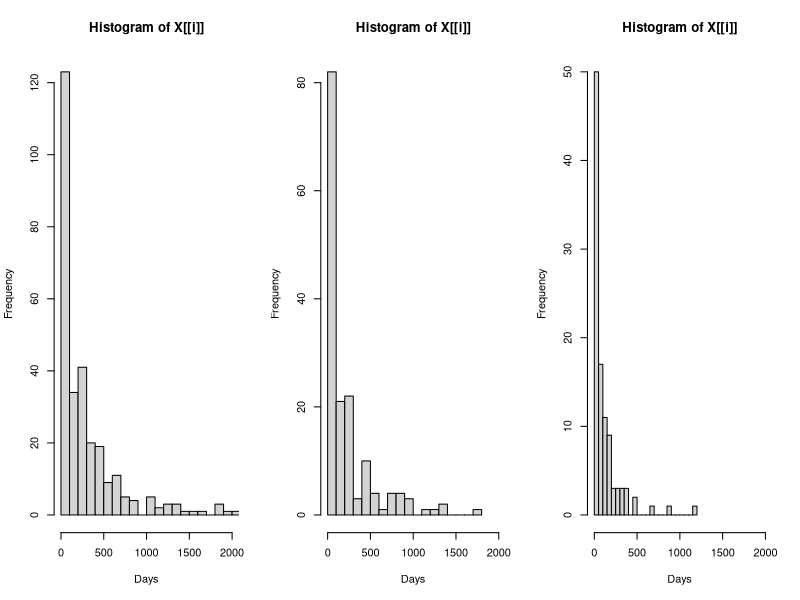
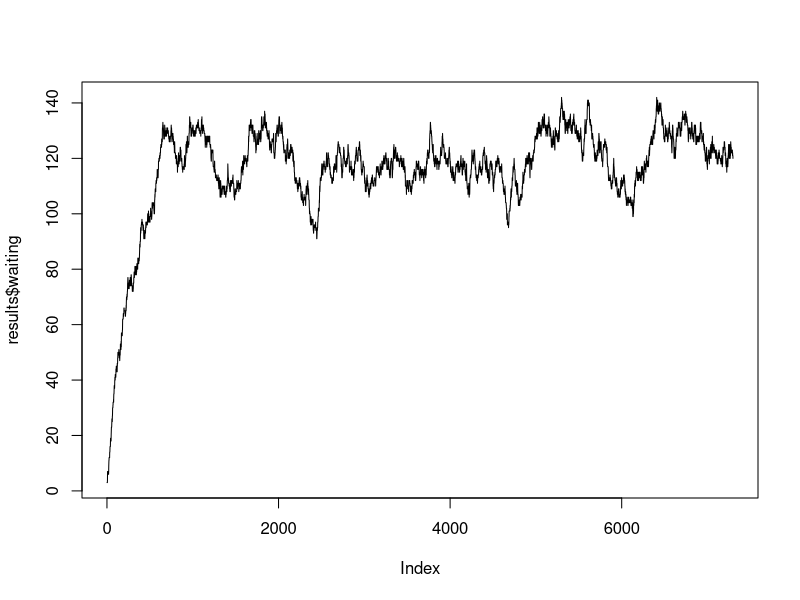

The R source for these figures, in order:
# =====================================================
# example estimation of undiagnosed cases for EQUITY-MS
# -----------------------------------------------------

# inputs

days <- 1095 # 1095 = 3 years
mean_cases_per_day <- 0.5
mean_delay <- c(300, 200, 100) # delay in days for three groups
group_sizes <- c(0.5, 0.3, 0.2)

# make data

cases <- rpois(days, mean_cases_per_day) # cases on each day
n <- sum(cases) # total number of cases
group <- sample(1:3, n, replace = T, prob = group_sizes)
duration_targets <- mean_delay[group]
durations <- rnbinom(n, size = 0.5, mu = duration_targets)

# describe duration by group

mean_duration_by_group <- tapply(durations, INDEX = group, FUN = mean)
tapply(durations, INDEX = group, FUN = quantile, probs = c(0.25, 0.5, 0.75))
par(mfrow = c(1, 3))
lapply(split(durations, group), hist, xlim = c(0, 2000), xlab = "Days", breaks = 20)

# typical number in the community (simple analysis using averages)
# number in community = rates of cases * duration of wait
# e.g if you diagnose 1/day, and the wait is 1 day, there is always 1 in the community
# e.g.if you diagnose 5/day, and the wait is 5 days, there are always 25 in the community

(n/days) * mean(durations) # total in the community
rate_by_group <- table(group) / days
rate_by_group * mean_duration_by_group # total by group

# microsim: ungrouped
# incidence adds to the pool, diagnosis removes them

sim_days <- 20*365
sim_cases <- rpois(sim_days, mean_cases_per_day)
sim_n <- sum(sim_cases)
incident_day <- rep(seq_len(sim_days), sim_cases)
diagnosis_day <- incident_day + sample(durations, sim_n, replace = T)
day_index <- min(incident_day):sim_days
waiting_counts <- sapply(day_index, function(t) {
  sum(incident_day <= t & diagnosis_day > t)
})
results <- data.frame(day = day_index, waiting = waiting_counts)
dev.off()
plot(results$waiting, type = 'l')
mean(tail(results$waiting, 365))

# key additions for main analysis:
# 1. do simulation by group
# 2. relax assumption that reported delays represent delays in the community
# (eg. some cases never get diagnosed)
